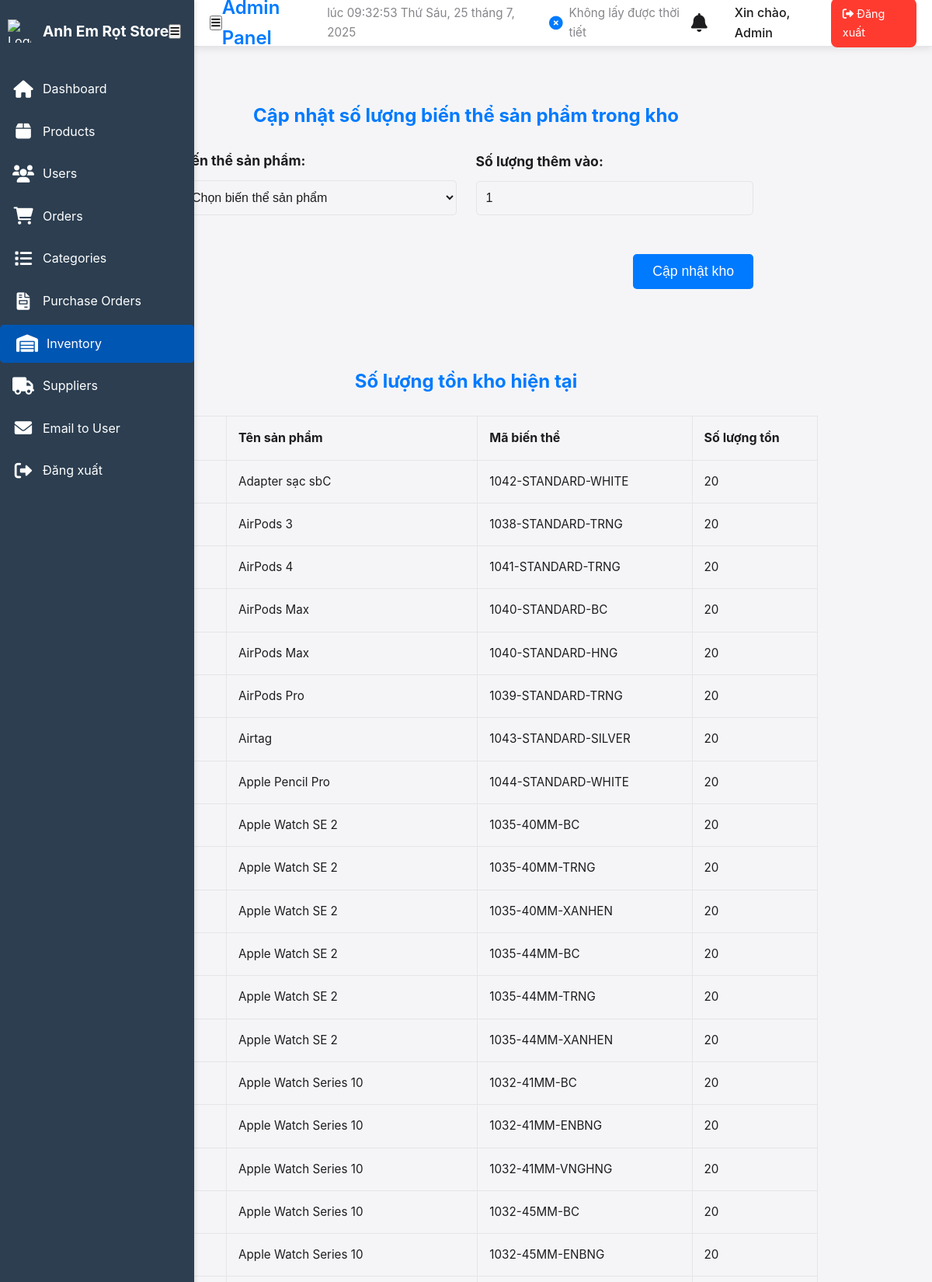
/admin/manage_inventory.php (signed in, upper part), run on the app's committed database.
### tables this page shows
CREATE TABLE `product_variants` (
  `id` int(11) NOT NULL,
  `product_id` int(11) NOT NULL,
  `variant_code` varchar(100) DEFAULT NULL,
  `variant_price` decimal(10,2) NOT NULL,
  `stock_quantity` int(11) DEFAULT 0,
  `variant_image` varchar(255) DEFAULT NULL,
  `created_at` timestamp NULL DEFAULT current_timestamp(),
  `updated_at` timestamp NULL DEFAULT current_timestamp() ON UPDATE current_timestamp(),
  `status` tinyint(1) DEFAULT 1
);

CREATE TABLE `products` (
  `id` int(11) NOT NULL,
  `product_name` varchar(150) NOT NULL,
  `price` decimal(10,2) NOT NULL,
  `description` text DEFAULT NULL,
  `product_image` varchar(255) DEFAULT NULL,
  `category_id` int(11) DEFAULT NULL,
  `supplier_id` int(11) DEFAULT NULL,
  `created_at` timestamp NULL DEFAULT current_timestamp(),
  `product_code` varchar(100) DEFAULT NULL,
  `updated_at` timestamp NULL DEFAULT current_timestamp() ON UPDATE current_timestamp(),
  `status` tinyint(1) DEFAULT 1
);

### admin/manage_inventory.php (the view, shortened to what this page needs)
<?php
require_once '../config/db.php';
$variants = $conn->query("
    SELECT pv.id, pv.variant_code, pv.stock_quantity, p.product_name
    FROM product_variants pv
    JOIN products p ON pv.product_id = p.id
    WHERE pv.status = 1 AND p.status = 1
    ORDER BY p.product_name, pv.variant_code ASC
")->fetch_all(MYSQLI_ASSOC);
require 'admin_header.php';
?>
<!DOCTYPE html>
<html lang="vi">
<head>
    <link rel="stylesheet" href="https://cdnjs.cloudflare.com/ajax/libs/font-awesome/6.0.0/css/all.min.css">
    <link rel="stylesheet" href="../css/admin.css">
</head>
<body>
    <main class="admin-container">
        <section class="inventory-form-container">
            <h2>Cập nhật số lượng biến thể sản phẩm trong kho</h2>
            <form class="inventory-form" method="POST">
                <div class="form-group">
                    <label for="variant_id">Biến thể sản phẩm:</label>
                    <select id="variant_id" name="variant_id" required>
                        <option value="">Chọn biến thể sản phẩm</option>
                    </select>
                </div>
                <div class="form-group">
                    <label for="quantity_added">Số lượng thêm vào:</label>
                    <input type="number" id="quantity_added" name="quantity_added" required min="1" value="1">
                </div>
                <div class="button-group">
                    <button type="submit" class="primary">Cập nhật kho</button>
                </div>
            </form>
        </section>
        <section class="current-stock-container">
            <h2>Số lượng tồn kho hiện tại</h2>
            <table class="stock-table">
                <thead>
                    <tr>
                        <th>ID Biến thể</th>
                        <th>Tên sản phẩm</th>
                        <th>Mã biến thể</th>
                        <th>Số lượng tồn</th>
                    </tr>
                </thead>
                <tbody>
                    <?php if (empty($variants)): ?>
                        <tr>
                            <td colspan="4">Chưa có biến thể sản phẩm nào trong kho.</td>
                        </tr>
                    <?php else: ?>
                        <?php foreach ($variants as $variant): ?>
                            <tr>
                                <td><?= htmlspecialchars($variant['id']) ?></td>
                                <td><?= htmlspecialchars($variant['product_name']) ?></td>
                                <td><?= htmlspecialchars($variant['variant_code']) ?></td>
                                <td><?= htmlspecialchars($variant['stock_quantity']) ?></td>
                            </tr>
                        <?php endforeach; ?>
                    <?php endif; ?>
                </tbody>
            </table>
        </section>
    </main>
</body>
</html>

### css/admin.css (style rules this page uses)
:root { --primary-color: #007AFF; --secondary-color: #5856D6; --success-color: #34C759; --warning-color: #FF9500; --error-color: #FF3B30; --text-primary: #1D1D1F; --text-secondary: #86868B; --bg-primary: #F5F5F7; --bg-secondary: #FFFFFF; --border-color: #E5E5E7; --shadow-light: 0 2px 10px rgba(0, 0, 0, 0.1); --shadow-medium: 0 4px 20px rgba(0, 0, 0, 0.15); --border-radius: 12px; --transition: all 0.3s cubic-bezier(0.4, 0, 0.2, 1); --dark-primary-color: #0A84FF; --dark-secondary-color: #6C63FF; --dark-success-color: #30D158; --dark-warning-color: #FFD60A; --dark-error-color: #FF453A; --dark-text-primary: #FFFFFF; --dark-text-secondary: #AEAEB2; --dark-bg-primary: #1C1C1E; --dark-bg-secondary: #2C2C2E; --dark-border-color: #3A3A3C; --dark-shadow-light: 0 2px 10px rgba(0, 0, 0, 0.3); --dark-shadow-medium: 0 4px 20px rgba(0, 0, 0, 0.4); --sidebar-bg: #2c3e50; --sidebar-link-hover: #34495e; --primary-color-dark: #0056b3; --table-stripe-color: #f9f9f9; --hover-bg: #e2e6ea; --sidebar-width: 250px; --sidebar-collapsed-width: 60px; }
* { margin: 0; padding: 0; box-sizing: border-box; }
body { font-family: -apple-system, BlinkMacSystemFont, 'Segoe UI', Roboto, Oxygen, Ubuntu, Cantarell, sans-serif; background: var(--bg-primary); color: var(--text-primary); line-height: 1.6; display: flex; }
.admin-container { padding: 20px; margin-left: var(--sidebar-width); transition: margin-left 0.3s ease; min-height: calc(100vh - 60px); flex-grow: 1; padding-top: 70px; }

### admin/manage_inventory.php (style rules this page uses)
.admin-container { padding: 30px; max-width: 95%; margin: 20px auto; }
.inventory-form-container { background: var(--card-bg); padding: 30px; border-radius: 10px; box-shadow: var(--shadow); margin-bottom: 40px; text-align: center; max-width: 800px; margin-left: auto; margin-right: auto; }
.inventory-form-container h2 { margin-top: 0; margin-bottom: 25px; color: var(--primary-color); text-align: center; }
.inventory-form { display: grid; grid-template-columns: 1fr 1fr; gap: 25px; align-items: end; }
.form-group { margin-bottom: 0; text-align: left; }
.form-group label { display: block; margin-bottom: 10px; font-weight: bold; color: var(--text-color); font-size: 1.1rem; }
.form-group input[type="text"], .form-group input[type="number"], .form-group select { width: 100%; padding: 12px; border: 1px solid var(--border-color); border-radius: 5px; box-sizing: border-box; background: var(--input-bg); color: var(--text-color); font-size: 1rem; }
.button-group { grid-column: 1 / -1; display: flex; justify-content: flex-end; gap: 15px; margin-top: 25px; }
.button-group button { padding: 12px 25px; border: none; border-radius: 5px; cursor: pointer; font-size: 1.1rem; transition: background 0.3s ease, transform 0.2s ease; }
.button-group button.primary { background: var(--primary-color); color: #fff; }
.current-stock-container { background: var(--card-bg); padding: 30px; border-radius: 10px; box-shadow: var(--shadow); margin-top: 40px; }
.current-stock-container h2 { margin-top: 0; margin-bottom: 25px; color: var(--primary-color); text-align: center; }
.stock-table { width: 100%; border-collapse: collapse; margin-top: 25px; font-size: 0.95rem; }
.stock-table th, .stock-table td { border: 1px solid var(--border-color); padding: 15px; text-align: left; }
.stock-table th { background: var(--table-header-bg); color: var(--table-header-text); font-weight: bold; position: sticky; top: 0; z-index: 1; font-size: 1rem; }
.stock-table tbody tr:nth-child(even) { background: var(--table-row-even-bg); }

### data on the page
product_variants: product.product_name "Adapter sạc sbC", variant_code "1042-STANDARD-WHITE", stock_quantity "20"
product_variants: product.product_name "AirPods 3", variant_code "1038-STANDARD-TRNG", stock_quantity "20"
product_variants: product.product_name "AirPods 4", variant_code "1041-STANDARD-TRNG", stock_quantity "20"
product_variants: product.product_name "AirPods Max", variant_code "1040-STANDARD-BC", stock_quantity "20"
product_variants: product.product_name "AirPods Max", variant_code "1040-STANDARD-HNG", stock_quantity "20"
product_variants: product.product_name "AirPods Pro", variant_code "1039-STANDARD-TRNG", stock_quantity "20"
product_variants: product.product_name "Airtag", variant_code "1043-STANDARD-SILVER", stock_quantity "20"
product_variants: product.product_name "Apple Pencil Pro", variant_code "1044-STANDARD-WHITE", stock_quantity "20"
product_variants: product.product_name "Apple Watch SE 2", variant_code "1035-40MM-BC", stock_quantity "20"
product_variants: product.product_name "Apple Watch SE 2", variant_code "1035-40MM-TRNG", stock_quantity "20"
product_variants: product.product_name "Apple Watch SE 2", variant_code "1035-40MM-XANHEN", stock_quantity "20"
product_variants: product.product_name "Apple Watch SE 2", variant_code "1035-44MM-BC", stock_quantity "20"
product_variants: product.product_name "Apple Watch SE 2", variant_code "1035-44MM-TRNG", stock_quantity "20"
product_variants: product.product_name "Apple Watch SE 2", variant_code "1035-44MM-XANHEN", stock_quantity "20"
product_variants: product.product_name "Apple Watch Series 10", variant_code "1032-41MM-BC", stock_quantity "20"
product_variants: product.product_name "Apple Watch Series 10", variant_code "1032-41MM-ENBNG", stock_quantity "20"
product_variants: product.product_name "Apple Watch Series 10", variant_code "1032-41MM-VNGHNG", stock_quantity "20"
product_variants: product.product_name "Apple Watch Series 10", variant_code "1032-45MM-BC", stock_quantity "20"
product_variants: product.product_name "Apple Watch Series 10", variant_code "1032-45MM-ENBNG", stock_quantity "20"

### other printed values
$_SESSION['username'] "Admin"
